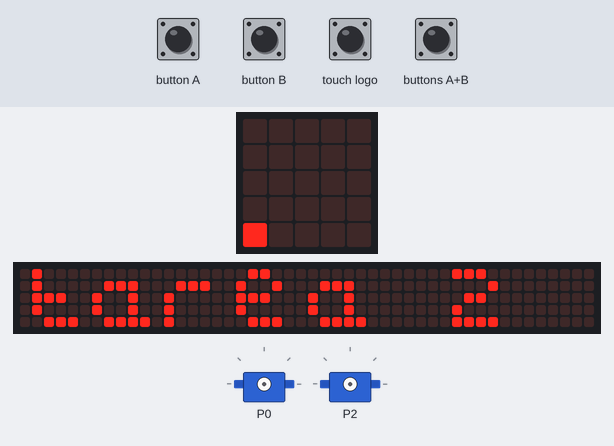
A program run on a simulated BBC micro:bit (MakeCode). Parts: the board's 5×5 LED display, a strip that is not on the board, showing the scrolling text unrolled, 2 × servo. The inputs (shaded band) are chosen by the test bench. The 48×5 strip is a reading aid, not a part: it shows the text the display is scrolling, unrolled, one strip-width of it at a time.

Above: at 5.0 s.
5.1 s: button A pressed for 0.15 s
At 5.3 s:
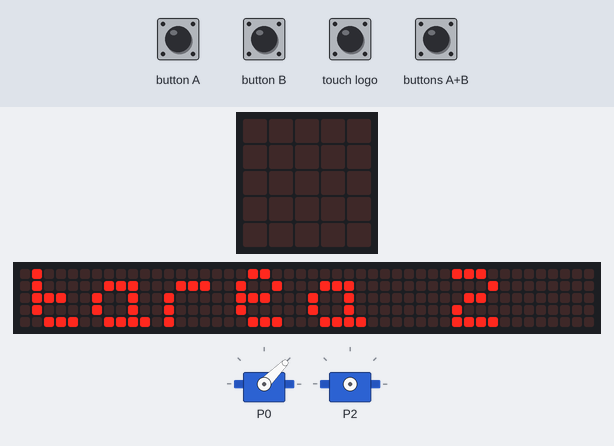
5.8 s: button B pressed for 0.15 s
At 6.1 s:
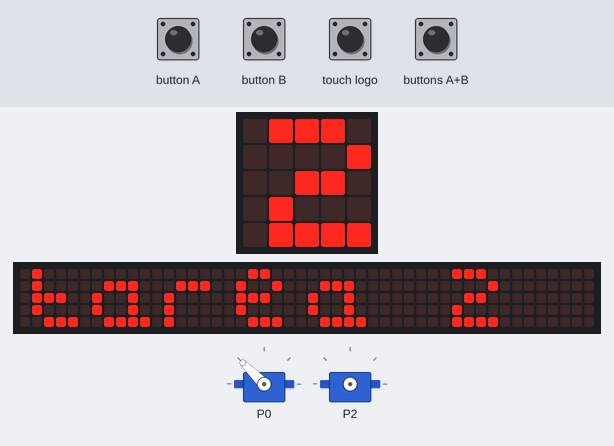
6.5 s: touch logo pressed for 0.15 s
7.2 s: buttons A+B pressed for 0.15 s
At 25.3 s:
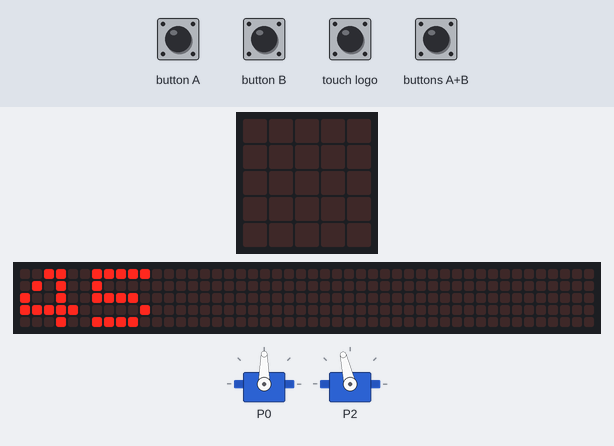
Timing chart, 0 to 26.8 s (numbered marks = the images above; inputs shaded):
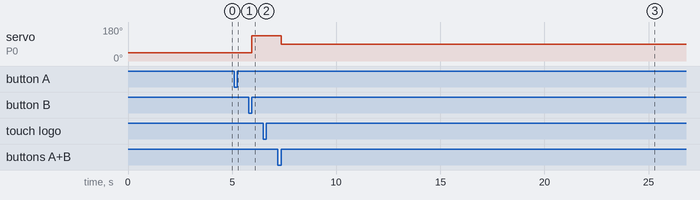

Measured:
- after the input at 5.8 s, servo on P0: 45° → 135° after 0.15 s
- after the input at 7.2 s, servo on P0: 135° → 90° after 0.15 s

The program:

main.ts
```typescript
input.onLogoEvent(TouchButtonEvent.Pressed, function () {
    servos.P2.run(15)
    basic.showString("continuo 15 rpm")
})
input.onButtonPressed(Button.A, function () {
    servos.P0.setAngle(45)
    basic.showNumber(45)
})
input.onButtonPressed(Button.AB, function () {
    servos.P0.setAngle(90)
    basic.showNumber(90)
})
input.onButtonPressed(Button.B, function () {
    servos.P0.setAngle(135)
    basic.showNumber(135)
})
basic.showString("tarea 2 - servomotores SG90")
```

test.ts
```typescript
// aquí va el archivo "tests"; esto no se compilará cuando este paquete se utilice como una extensión.
```
